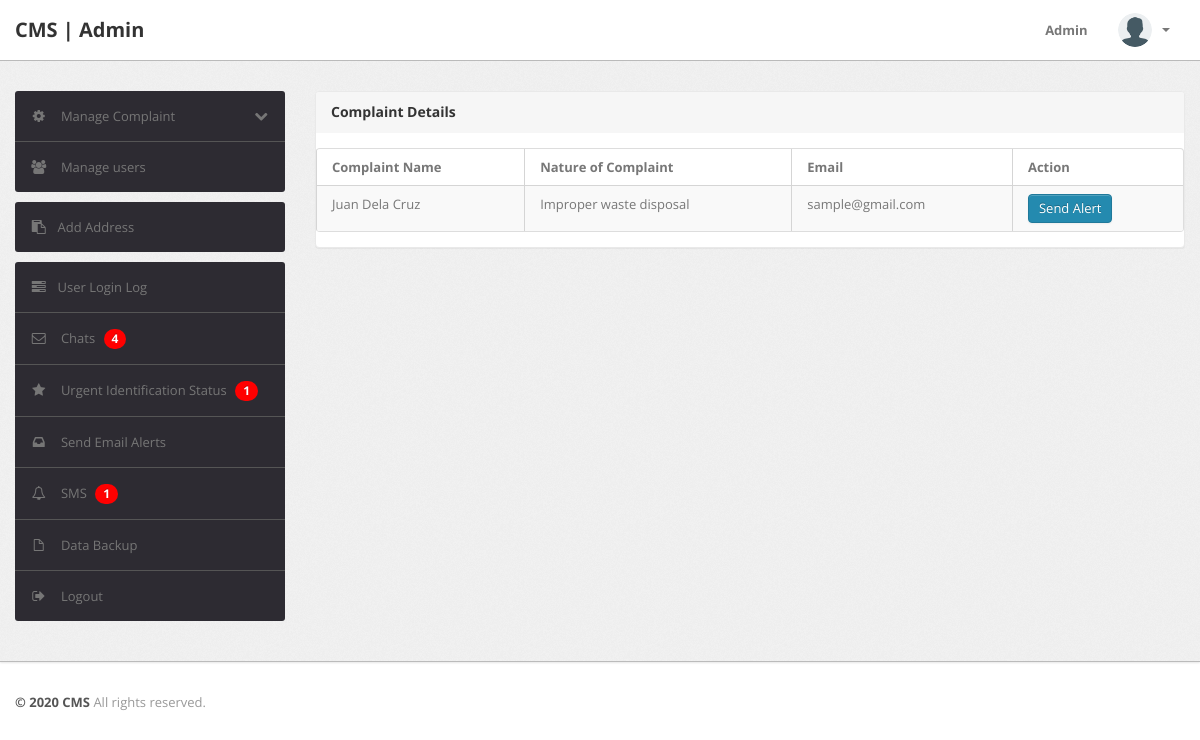
Screenshot of /admin/send_email_alert.php (signed in) with the database file from the repository.
### tables this page shows
CREATE TABLE `tblcomplaints` (
  `complaintNumber` int(11) NOT NULL,
  `userId` int(11) NOT NULL,
  `category` int(11) NOT NULL,
  `subcategory` varchar(255) NOT NULL,
  `complaintType` varchar(255) NOT NULL,
  `state` varchar(255) NOT NULL,
  `noc` varchar(255) NOT NULL,
  `complaintDetails` mediumtext NOT NULL,
  `complaintFile` varchar(255) DEFAULT NULL,
  `regDate` timestamp NOT NULL DEFAULT current_timestamp(),
  `status` varchar(50) DEFAULT NULL,
  `lastUpdationDate` timestamp NOT NULL DEFAULT '0000-00-00 00:00:00' ON UPDATE current_timestamp()
);

CREATE TABLE `users` (
  `id` int(11) NOT NULL,
  `fullName` varchar(255) DEFAULT NULL,
  `userEmail` varchar(255) DEFAULT NULL,
  `password` varchar(255) DEFAULT NULL,
  `contactNo` bigint(11) DEFAULT NULL,
  `address` tinytext DEFAULT NULL,
  `State` varchar(255) DEFAULT NULL,
  `country` varchar(255) DEFAULT NULL,
  `pincode` int(6) DEFAULT NULL,
  `userImage` varchar(255) DEFAULT NULL,
  `regDate` timestamp NOT NULL DEFAULT current_timestamp(),
  `updationDate` timestamp NOT NULL DEFAULT current_timestamp() ON UPDATE current_timestamp(),
  `status` int(1) NOT NULL
);

### admin/send_email_alert.php (the view, shortened to what this page needs)
<?php
include('include/config.php');
if(strlen($_SESSION['alogin']) == 0) {
    header('location:index.php');
} else {
?>
<!DOCTYPE html>
<html lang="en">
<head>
    <link type="text/css" href="bootstrap/css/bootstrap.min.css" rel="stylesheet">
    <link type="text/css" href="bootstrap/css/bootstrap-responsive.min.css" rel="stylesheet">
    <link type="text/css" href="css/theme.css" rel="stylesheet">
    <link type="text/css" href="images/icons/css/font-awesome.css" rel="stylesheet">
</head>
<body>
<?php include('include/header.php');?>
    <div class="wrapper">
        <div class="container">
            <div class="row">
                <?php include('include/sidebar.php');?>
                <div class="span9">
                    <div class="content">
                        <div class="module">
                            <div class="module-head">
                                <h3>Complaint Details</h3>
                            </div>
                            <div class="module-body table">
                                <table cellpadding="0" cellspacing="0" border="0" class="datatable-1 table table-bordered table-striped display" width="100%">
                                    <thead>
                                        <tr>
                                            <th>Complaint Name</th>
                                            <th>Nature of Complaint</th>
                                            <th>Email</th>
                                            <th>Action</th>
                                        </tr>
                                    </thead>
                                    <tbody>
                                       <?php
                                        $query = "SELECT tblcomplaints.complaintType, users.fullName, users.userEmail, tblcomplaints.noc FROM tblcomplaints JOIN users ON users.id = tblcomplaints.userId WHERE tblcomplaints.complaintType = 'Urgent'";
                                        $result = mysqli_query($con, $query);
                                        while($row = mysqli_fetch_assoc($result)) {
                                        ?>
                                        <tr>
                                            <td><?php echo htmlentities($row['fullName']); ?></td>
                                            <td><?php echo htmlentities($row['noc']); ?></td>
                                            <td><?php echo htmlentities($row['userEmail']); ?></td>
                                           <td><button onclick="redirectToGmail('<?php echo htmlentities($row['userEmail']); ?>')" class="btn btn-primary">Send Alert</button></td>
                                        </tr>
                                        <?php } ?>
                                    </tbody>
                                </table>
                            </div>
                        </div>
                    </div>
                </div>
            </div>
        </div>
    </div>
<?php include('include/footer.php');?>
</body>
<?php } ?>

### admin/css/theme.css (style rules this page uses)
body { font-size: 13px; font-family: 'Open Sans', Arial, sans-serif; background: #fff; color: #777 }
h1, h2, h3, h4, h5, h6 { color: #333; margin-top: 0 }
h3 { font-size: 20px }
.wrapper { background: url(../images/bg.png) #eee; border-bottom: 1px solid #bbb; -webkit-box-shadow: 0 1px 2px rgba(0,0,0,0.1); -moz-box-shadow: 0 1px 2px rgba(0,0,0,0.1); box-shadow: 0 1px 2px rgba(0,0,0,0.1); padding: 30px 0 }
select, textarea, input[type="text"], input[type="password"], input[type="datetime"], input[type="datetime-local"], input[type="date"], input[type="month"], input[type="time"], input[type="week"], input[type="number"], input[type="email"], input[type="url"], input[type="search"], input[type="tel"], input[type="color"], .uneditable-input, label, input, button, select, textarea { -webkit-border-radius: 3px; -moz-border-radius: 3px; border-radius: 3px; font-size: 13px; font-family: 'Open Sans', Tahoma, Arial, sans-serif }
.module { background: #fff; -webkit-border-radius: 3px; -moz-border-radius: 3px; border-radius: 3px; border: 1px solid #ccc; border-bottom-color: #bbb; -webkit-box-shadow: 0 0 1px rgba(0,0,0,0.2); -moz-box-shadow: 0 0 1px rgba(0,0,0,0.2); box-shadow: 0 0 1px rgba(0,0,0,0.2); margin-bottom: 30px }
.btn, .btn-box { -webkit-border-radius: 3px; -moz-border-radius: 3px; border-radius: 3px }
.btn { font-size: 13px; font-weight: 600 }
.btn { display: inline-block; margin-bottom: 0; font-weight: 400; text-align: center; vertical-align: middle; cursor: pointer; background-image: none; border: 1px solid transparent; white-space: nowrap; padding: 4px 10px; font-size: 13px; line-height: 1.42857; border-radius: 4px; -webkit-user-select: none; -moz-user-select: none; -ms-user-select: none; user-select: none }
.btn-primary { color: #fff; background-color: #248aaf; border-color: #20799a }
.table { margin-bottom: 0 }
.table th, .table td { border-color: #d5d5d5!important }
.table-bordered thead:first-child tr:first-child>th:first-child, .table-bordered tbody:first-child tr:first-child>td:first-child { -webkit-border-top-left-radius: 2px; -moz-border-radius-topleft: 2px; border-top-left-radius: 2px }
.table-bordered thead:first-child tr:first-child>th:last-child, .table-bordered tbody:first-child tr:first-child>td:last-child { -webkit-border-top-right-radius: 2px; -moz-border-radius-topright: 2px; border-top-right-radius: 2px }
.table-bordered thead:last-child tr:last-child>th:first-child, .table-bordered tbody:last-child tr:last-child>td:first-child, .table-bordered tfoot:last-child tr:last-child>td:first-child { -webkit-border-bottom-left-radius: 2px; -moz-border-radius-bottomleft: 2px; border-bottom-left-radius: 2px }
.table-bordered thead:last-child tr:last-child>th:last-child, .table-bordered tbody:last-child tr:last-child>td:last-child, .table-bordered tfoot:last-child tr:last-child>td:last-child { -webkit-border-bottom-right-radius: 2px; -moz-border-radius-bottomright: 2px; border-bottom-right-radius: 2px }
.module { box-shadow: 0 0 3px rgba(0,0,0,.1); border-color: #e9e9e9; margin-bottom: 20px; background-color: #fff; border-radius: 4px; -webkit-box-shadow: 0 1px 1px rgba(0,0,0,.05); box-shadow: 0 1px 1px rgba(0,0,0,.05); }
.module-head { color: #767676; background-color: #f6f6f6; border-color: #e9e9e9; padding: 10px 15px; border-bottom: 1px solid transparent; border-top-right-radius: 3px; border-top-left-radius: 3px; }
.module-head h3 { font-size: 14px; line-height: 20px; height: 20px; margin: 0 }
.module-body { padding: 15px }
.module-body.table { padding: 15px 0 }
.module-body.table .table th, .module-body.table .table td { padding-left: 15px; padding-right: 15px }

### rows the page displays
tblcomplaints: userId.fullName "Juan Dela Cruz", noc "Improper waste disposal", userId.userEmail "sample@gmail.com"

### other values shown
$num_messages "4"
$num_complaints "1"
$totalUsersWithContactNo "1"
